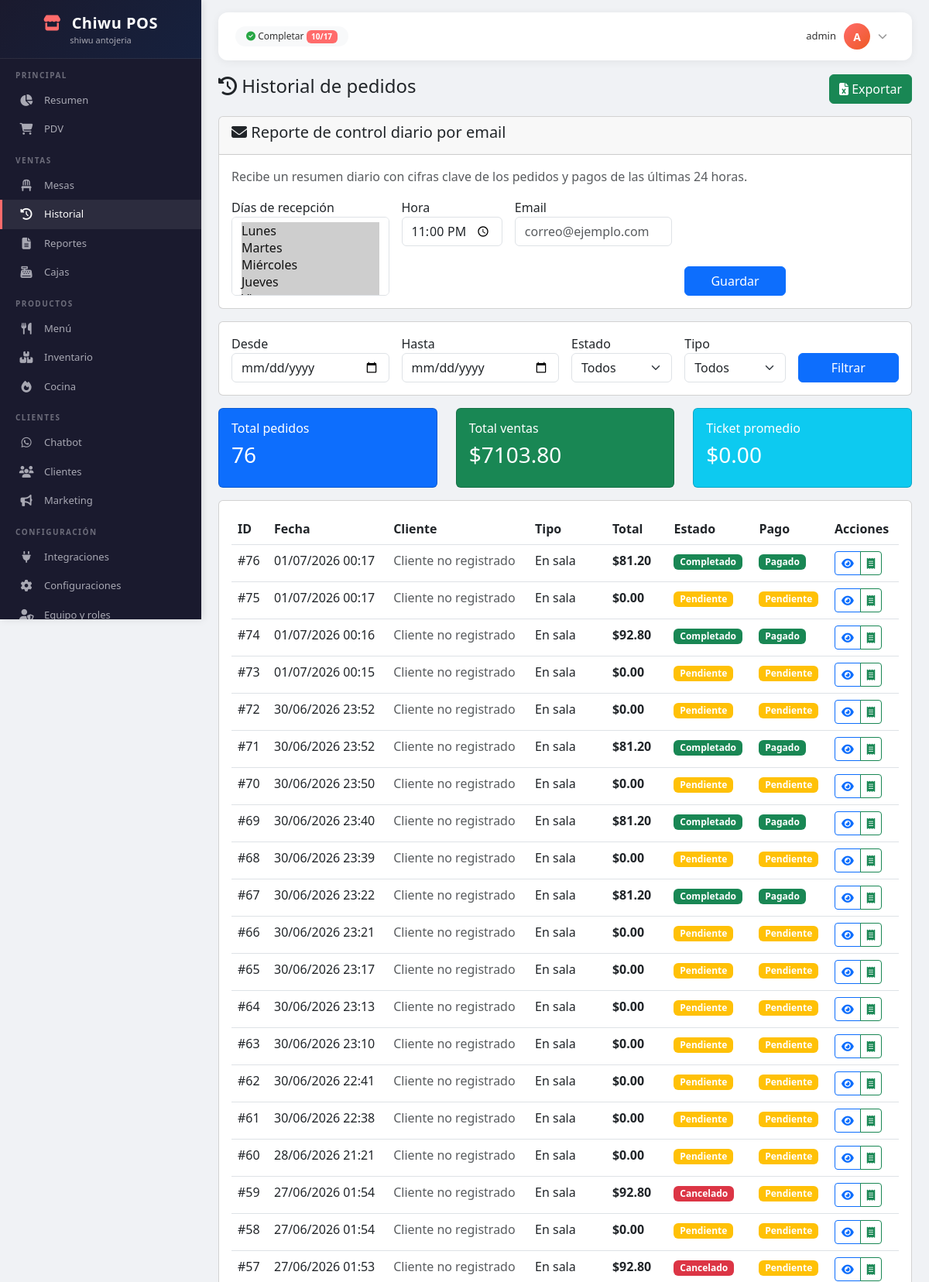
Page /pos/history/ (signed in, upper part) on the committed database.
### sales/models.py (models this page shows, shortened)
class Sale(models.Model):
    SERVICE_TYPES = (
        ('dine_in', 'En sala'),
        ('takeaway', 'Para llevar'),
        ('delivery', 'Delivery'),
        ('online', 'Pedido online'),
    )
    STATUS_CHOICES = (
        ('pending', 'Pendiente'),
        ('preparing', 'En preparación'),
        ('ready', 'Listo'),
        ('completed', 'Completado'),
        ('cancelled', 'Cancelado'),
    )
    PAYMENT_STATUS = (
        ('pending', 'Pendiente'),
        ('partial', 'Parcial'),
        ('paid', 'Pagado'),
        ('refunded', 'Reembolsado'),
    )
    cash_amount = models.DecimalField(
        'Monto en efectivo',
        max_digits=12,
        decimal_places=2,
        null=True,
        blank=True
    )
    card_amount = models.DecimalField(
        'Monto con tarjeta',
        max_digits=12,
        decimal_places=2,
        null=True,
        blank=True
    )
    user = models.ForeignKey(User, on_delete=models.PROTECT, related_name='sales')
    branch = models.ForeignKey('accounts.Branch', on_delete=models.PROTECT, related_name='sales', null=True)
    client = models.ForeignKey('clients.Client', on_delete=models.SET_NULL, null=True, blank=True, related_name='sales')
    total = models.DecimalField('Total', max_digits=12, decimal_places=2, default=0)
    subtotal = models.DecimalField('Subtotal', max_digits=12, decimal_places=2, default=0)
    discount = models.DecimalField('Descuento', max_digits=12, decimal_places=2, default=0)
    tax = models.DecimalField('Impuesto', max_digits=12, decimal_places=2, default=0)
    service_type = models.CharField('Tipo de servicio', max_length=20, choices=SERVICE_TYPES, default='dine_in')
    status = models.CharField('Estado', max_length=20, choices=STATUS_CHOICES, default='pending')
    payment_status = models.CharField('Estado de pago', max_length=20, choices=PAYMENT_STATUS, default='pending')
    payment_method = models.CharField('Método de pago', max_length=50, blank=True)
    order_source = models.CharField('Fuente de pedido', max_length=50, default='pos')
    notes = models.TextField('Notas', blank=True)
    created_at = models.DateTimeField(auto_now_add=True)
    updated_at = models.DateTimeField(auto_now=True)
    cash_register = models.ForeignKey(
        'CashRegister',
        on_delete=models.SET_NULL,
        null=True,
        blank=True,
        related_name='sales'
    )
    amount_received = models.DecimalField(
        'Monto recibido',
        max_digits=12,
        decimal_places=2,
        null=True,
        blank=True
    )
    change_amount = models.DecimalField(
        'Cambio',
        max_digits=12,
        decimal_places=2,
        null=True,
        blank=True
    )
    class Meta:
        verbose_name = 'Venta'
        verbose_name_plural = 'Ventas'

### sales/views.py (the view)
# urls.py: path('history/', views.order_history, name='history'),
@login_required
def order_history(request):
    date_from = request.GET.get('date_from', '')
    date_to = request.GET.get('date_to', '')
    status = request.GET.get('status', '')
    service_type = request.GET.get('service_type', '')
    orders = Sale.objects.all().order_by('-created_at')
    if date_from:
        orders = orders.filter(created_at__date__gte=date_from)
    if date_to:
        orders = orders.filter(created_at__date__lte=date_to)
    if status:
        orders = orders.filter(status=status)
    if service_type:
        orders = orders.filter(service_type=service_type)
    total_orders = orders.count()
    total_amount = orders.aggregate(total=Sum('total'))['total'] or 0
    context = {
        'orders': orders[:50],
        'total_orders': total_orders,
        'total_amount': total_amount,
        'status_choices': Sale.STATUS_CHOICES,
        'service_choices': Sale.SERVICE_TYPES,
    }
    return render(request, 'sales/history.html', context)

### templates/sales/history.html (shortened to what this page needs)
{% extends 'layouts/base.html' %}
{% load static %}
{% block content %}
<div class="d-flex justify-content-between align-items-center mb-3">
    <h4><i class="fas fa-history"></i> Historial de pedidos</h4>
    <div>
        <button class="btn btn-success" onclick="exportReport()">
            <i class="fas fa-file-excel"></i> Exportar
        </button>
    </div>
</div>
<div class="card mb-3">
    <div class="card-header">
        <h5><i class="fas fa-envelope"></i> Reporte de control diario por email</h5>
    </div>
    <div class="card-body">
        <p class="text-muted">Recibe un resumen diario con cifras clave de los pedidos y pagos de las últimas 24 horas.</p>
        <form class="row g-3">
            <div class="col-md-3">
                <label>Días de recepción</label>
                <select class="form-select" multiple>
                    <option selected>Lunes</option>
                    <option selected>Martes</option>
                    <option selected>Miércoles</option>
                    <option selected>Jueves</option>
                    <option selected>Viernes</option>
                </select>
            </div>
            <div class="col-md-2">
                <label>Hora</label>
                <input type="time" class="form-control" value="23:00">
            </div>
            <div class="col-md-3">
                <label>Email</label>
                <input type="email" class="form-control" placeholder="correo@ejemplo.com">
            </div>
            <div class="col-md-2 d-flex align-items-end">
                <button class="btn btn-primary w-100">Guardar</button>
            </div>
        </form>
    </div>
</div>
<div class="card mb-3">
    <div class="card-body">
        <form class="row g-3" method="get">
            <div class="col-md-3">
                <label>Desde</label>
                <input type="date" class="form-control" name="date_from">
            </div>
            <div class="col-md-3">
                <label>Hasta</label>
                <input type="date" class="form-control" name="date_to">
            </div>
            <div class="col-md-2">
                <label>Estado</label>
                <select class="form-select" name="status">
                    <option value="">Todos</option>
                </select>
            </div>
            <div class="col-md-2">
                <label>Tipo</label>
                <select class="form-select" name="service_type">
                    <option value="">Todos</option>
                </select>
            </div>
            <div class="col-md-2 d-flex align-items-end">
                <button class="btn btn-primary w-100">Filtrar</button>
            </div>
        </form>
    </div>
</div>
<div class="row mb-3">
    <div class="col-md-4">
        <div class="card bg-primary text-white">
            <div class="card-body">
                <h6>Total pedidos</h6>
                <h3>{{ total_orders }}</h3>
            </div>
        </div>
    </div>
    <div class="col-md-4">
        <div class="card bg-success text-white">
            <div class="card-body">
                <h6>Total ventas</h6>
                <h3>${{ total_amount|floatformat:2 }}</h3>
            </div>
        </div>
    </div>
    <div class="col-md-4">
        <div class="card bg-info text-white">
            <div class="card-body">
                <h6>Ticket promedio</h6>
                <h3>
                    {% if total_orders > 0 %}
                        ${{ total_amount|divisibleby:total_orders|floatformat:2 }}
                    {% else %}
                        $0.00
                    {% endif %}
                </h3>
            </div>
        </div>
    </div>
</div>
<div class="card">
    <div class="card-body">
        <div class="table-responsive">
            <table class="table table-hover">
                <thead>
                    <tr>
                        <th>ID</th>
                        <th>Fecha</th>
                        <th>Cliente</th>
                        <th>Tipo</th>
                        <th>Total</th>
                        <th>Estado</th>
                        <th>Pago</th>
                        <th>Acciones</th>
                    </tr>
                </thead>
                <tbody>
                    {% for order in orders %}
                    <tr>
                        <td>#{{ order.id }}</td>
                        <td>{{ order.created_at|date:"d/m/Y H:i" }}</td>
                        <td>
                            {% if order.client %}
                                {{ order.client.name }}
                            {% else %}
                                <span class="text-muted">Cliente no registrado</span>
                            {% endif %}
                        </td>
                        <td>{{ order.get_service_type_display }}</td>
                        <td><strong>${{ order.total|floatformat:2 }}</strong></td>
                        <td>
                            {% if order.status == 'completed' %}
                                <span class="badge bg-success">Completado</span>
                            {% elif order.status == 'pending' %}
                                <span class="badge bg-warning">Pendiente</span>
                            {% elif order.status == 'preparing' %}
                                <span class="badge bg-info">Preparando</span>
                            {% elif order.status == 'ready' %}
                                <span class="badge bg-primary">Listo</span>
                            {% else %}
                                <span class="badge bg-danger">Cancelado</span>
                            {% endif %}
                        </td>
                        <td>
                            {% if order.payment_status == 'paid' %}
                                <span class="badge bg-success">Pagado</span>
                            {% elif order.payment_status == 'pending' %}
                                <span class="badge bg-warning">Pendiente</span>
                            {% else %}
                                <span class="badge bg-danger">{{ order.get_payment_status_display }}</span>
                            {% endif %}
                        </td>
                        <td>
                            <div class="btn-group" role="group">
                                <button class="btn btn-sm btn-outline-primary" onclick="viewOrder('{{ order.id }}')" title="Ver detalle">
                                    <i class="fas fa-eye"></i>
                                </button>
                                <button class="btn btn-sm btn-outline-success" onclick="reprintTicket({{ order.id }})" title="Reimprimir ticket">
                                    <i class="fas fa-receipt"></i>
                                </button>
                            </div>
                        </td>
                    </tr>
                    {% empty %}
                    <tr>
                        <td colspan="8" class="text-center text-muted">No hay pedidos registrados</td>
                    </tr>
                    {% endfor %}
                </tbody>
            </table>
        </div>
    </div>
</div>
{% endblock %}

### templates/layouts/base.html (shortened to what this page needs)
<!DOCTYPE html>
<html lang="es">
<head>
    <link href="https://cdn.jsdelivr.net/npm/bootstrap@5.3.0/dist/css/bootstrap.min.css" rel="stylesheet">
    <link rel="stylesheet" href="https://cdnjs.cloudflare.com/ajax/libs/font-awesome/6.4.0/css/all.min.css">
</head>
<body>
    <div class="sidebar" id="sidebar">
        <div class="sidebar-brand">
            <h4><i class="fas fa-store"></i> Chiwu POS</h4>
            <small>shiwu antojeria</small>
        </div>
        <div class="sidebar-content">
            <div class="nav-section">Principal</div>
            <a class="nav-link {% if request.resolver_match.url_name == 'resumen' %}active{% endif %}" href="{% url 'resumen' %}">
                <i class="fas fa-chart-pie"></i> Resumen
            </a>
            <a class="nav-link {% if request.resolver_match.app_name == 'sales' and request.resolver_match.url_name == 'pos' %}active{% endif %}" href="{% url 'sales:pos' %}">
                <i class="fas fa-shopping-cart"></i> PDV
            </a>
            <div class="nav-section">Ventas</div>
            <a class="nav-link" href="{% url 'sales:table_list' %}">
                <i class="fas fa-chair"></i> Mesas
            </a>
            <a class="nav-link {% if request.resolver_match.app_name == 'sales' and request.resolver_match.url_name == 'history' %}active{% endif %}" href="{% url 'sales:history' %}">
                <i class="fas fa-history"></i> Historial
            </a>
            <a class="nav-link {% if request.resolver_match.app_name == 'sales' and request.resolver_match.url_name == 'reports' %}active{% endif %}" href="{% url 'sales:reports' %}">
                <i class="fas fa-file-alt"></i> Reportes
            </a>
            <a class="nav-link {% if request.resolver_match.app_name == 'sales' and request.resolver_match.url_name == 'cash_registers' %}active{% endif %}" href="{% url 'sales:cash_registers' %}">
                <i class="fas fa-cash-register"></i> Cajas
            </a>
            <div class="nav-section">Productos</div>
            <a class="nav-link {% if request.resolver_match.app_name == 'products' and request.resolver_match.url_name == 'list' %}active{% endif %}" href="{% url 'products:list' %}">
                <i class="fas fa-utensils"></i> Menú
            </a>
            <a class="nav-link {% if request.resolver_match.app_name == 'products' and request.resolver_match.url_name == 'inventory' %}active{% endif %}" href="{% url 'products:inventory' %}">
                <i class="fas fa-boxes"></i> Inventario
            </a>
            <a class="nav-link {% if request.resolver_match.app_name == 'kitchen' %}active{% endif %}" href="{% url 'kitchen:dashboard' %}">
                <i class="fas fa-fire"></i> Cocina
            </a>
            <div class="nav-section">Clientes</div>
            <a class="nav-link" href="#">
                <i class="fab fa-whatsapp"></i> Chatbot
            </a>
            <a class="nav-link {% if request.resolver_match.app_name == 'clients' %}active{% endif %}" href="{% url 'clients:list' %}">
                <i class="fas fa-users"></i> Clientes
            </a>
            <a class="nav-link {% if request.resolver_match.app_name == 'marketing' %}active{% endif %}" href="{% url 'marketing:dashboard' %}">
                <i class="fas fa-bullhorn"></i> Marketing
            </a>
            <div class="nav-section">Configuración</div>
            <a class="nav-link {% if request.resolver_match.app_name == 'integrations' %}active{% endif %}" href="{% url 'integrations:list' %}">
                <i class="fas fa-plug"></i> Integraciones
            </a>
            <a class="nav-link {% if request.resolver_match.app_name == 'settings' %}active{% endif %}" href="{% url 'settings:payment_methods' %}">
                <i class="fas fa-cog"></i> Configuraciones
            </a>
            <a class="nav-link {% if request.resolver_match.app_name == 'roles' %}active{% endif %}" href="{% url 'roles:list' %}">
                <i class="fas fa-user-shield"></i> Equipo y roles
            </a>
        </div>
    </div>
    <div class="main-content">
        <div class="top-bar">
            <div class="top-bar-left">
                <span class="progress-steps">
                    <i class="fas fa-check-circle"></i>
                    Completar <span class="badge">10/17</span>
                </span>
            </div>
            <div class="top-bar-right">
                <div class="user-dropdown">
                    <div class="user-info" onclick="toggleUserDropdown()">
                        <span class="user-name">{{ user.username }}</span>
                        <div class="avatar">{{ user.username|first|upper }}</div>
                        <i class="fas fa-chevron-down" style="font-size: 12px; color: #999;"></i>
                    </div>
                </div>
            </div>
        </div>
        <div class="fade-in">
            {% block content %}{% endblock %}
        </div>
    </div>
</body>
</html>

### rows in the picture
Sale: id "76", created_at "01/07/2026 00:17", shows "Cliente no registrado", service_type "En sala", total "81.20", status "Completado", payment_status "Pagado"
Sale: id "75", created_at "01/07/2026 00:17", shows "Cliente no registrado", service_type "En sala", total "0.00", status "Pendiente", payment_status "Pendiente"
Sale: id "74", created_at "01/07/2026 00:16", shows "Cliente no registrado", service_type "En sala", total "92.80", status "Completado", payment_status "Pagado"
Sale: id "73", created_at "01/07/2026 00:15", shows "Cliente no registrado", service_type "En sala", total "0.00", status "Pendiente", payment_status "Pendiente"
Sale: id "72", created_at "30/06/2026 23:52", shows "Cliente no registrado", service_type "En sala", total "0.00", status "Pendiente", payment_status "Pendiente"
Sale: id "71", created_at "30/06/2026 23:52", shows "Cliente no registrado", service_type "En sala", total "81.20", status "Completado", payment_status "Pagado"
Sale: id "70", created_at "30/06/2026 23:50", shows "Cliente no registrado", service_type "En sala", total "0.00", status "Pendiente", payment_status "Pendiente"
Sale: id "69", created_at "30/06/2026 23:40", shows "Cliente no registrado", service_type "En sala", total "81.20", status "Completado", payment_status "Pagado"
Sale: id "68", created_at "30/06/2026 23:39", shows "Cliente no registrado", service_type "En sala", total "0.00", status "Pendiente", payment_status "Pendiente"
Sale: id "67", created_at "30/06/2026 23:22", shows "Cliente no registrado", service_type "En sala", total "81.20", status "Completado", payment_status "Pagado"
Sale: id "66", created_at "30/06/2026 23:21", shows "Cliente no registrado", service_type "En sala", total "0.00", status "Pendiente", payment_status "Pendiente"
Sale: id "65", created_at "30/06/2026 23:17", shows "Cliente no registrado", service_type "En sala", total "0.00", status "Pendiente", payment_status "Pendiente"
Sale: id "64", created_at "30/06/2026 23:13", shows "Cliente no registrado", service_type "En sala", total "0.00", status "Pendiente", payment_status "Pendiente"
Sale: id "63", created_at "30/06/2026 23:10", shows "Cliente no registrado", service_type "En sala", total "0.00", status "Pendiente", payment_status "Pendiente"
Sale: id "62", created_at "30/06/2026 22:41", shows "Cliente no registrado", service_type "En sala", total "0.00", status "Pendiente", payment_status "Pendiente"
Sale: id "61", created_at "30/06/2026 22:38", shows "Cliente no registrado", service_type "En sala", total "0.00", status "Pendiente", payment_status "Pendiente"
Sale: id "60", created_at "28/06/2026 21:21", shows "Cliente no registrado", service_type "En sala", total "0.00", status "Pendiente", payment_status "Pendiente"
Sale: id "59", created_at "27/06/2026 01:54", shows "Cliente no registrado", service_type "En sala", total "92.80", status "Cancelado", payment_status "Pendiente"
Sale: id "58", created_at "27/06/2026 01:54", shows "Cliente no registrado", service_type "En sala", total "0.00", status "Pendiente", payment_status "Pendiente"
Sale: id "57", created_at "27/06/2026 01:53", shows "Cliente no registrado", service_type "En sala", total "92.80", status "Cancelado", payment_status "Pendiente"

### other values in the picture
{{ user.username }} "admin"
{{ user.username|first|upper }} "A"
{{ total_orders }} "76"
{{ total_amount|floatformat:2 }} "7103.80"
{{ total_amount|divisibleby:total_orders|floatformat:2 }} "0.00"
